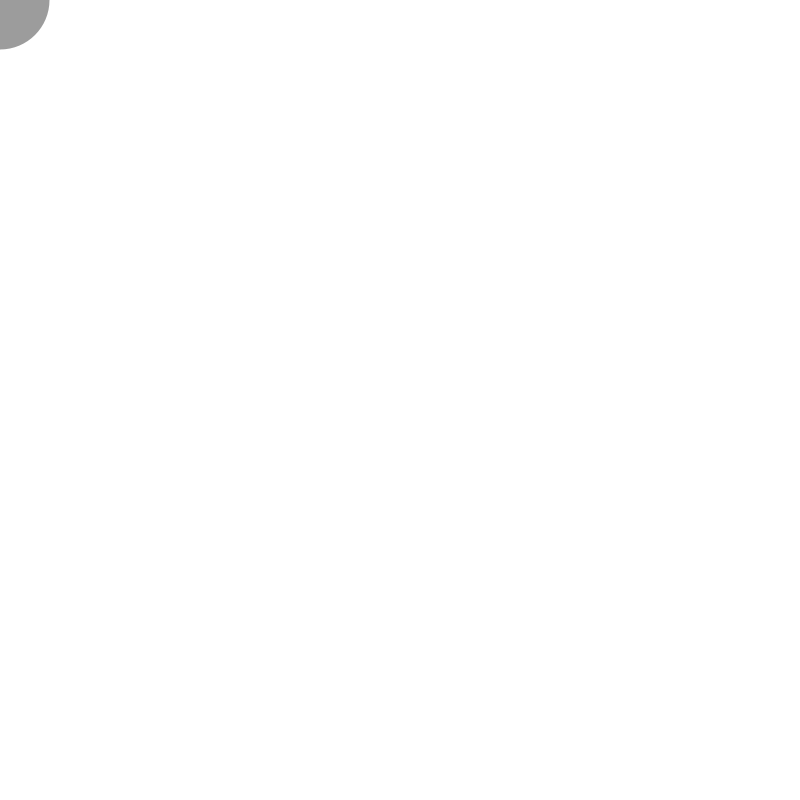
Frame 1 (no input)
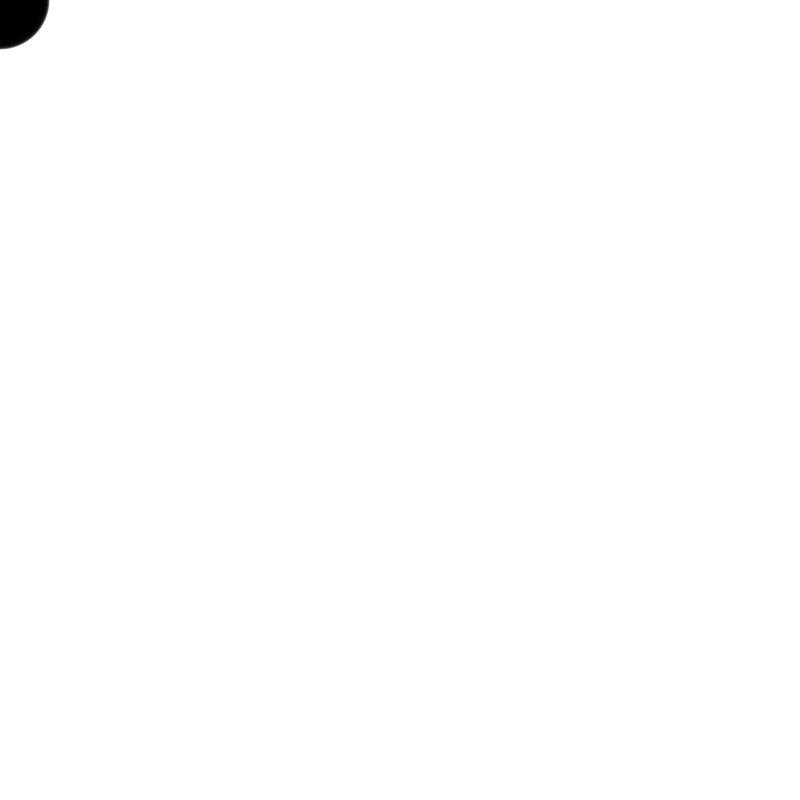
Frame 60 (the mouse pressed at the canvas centre just before this capture)
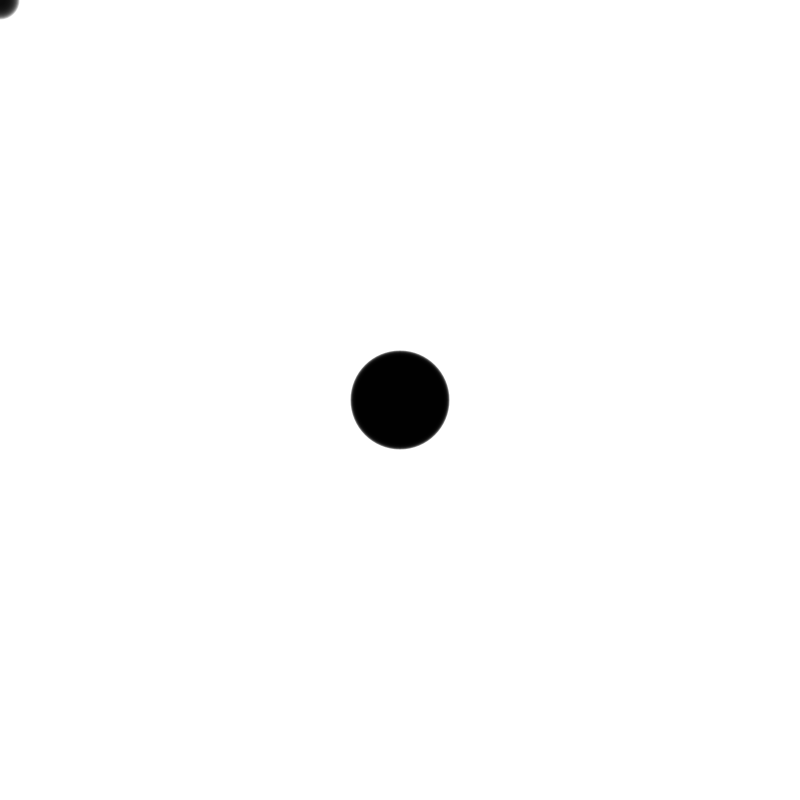
Frame 120 (the mouse held since frame 60 and released just before this capture)

The Processing sketch that drew these frames (run headless with seeded random() and noise(); from frame 60 on, the mouse is pressed at the canvas centre):

// Processing sketch: BallSchweif
// ── BallSchweif.pde
ArrayList<Ball> list;

void setup() {
  size(800, 800);
  background(255);
  list = new ArrayList();
  noStroke();
}


void draw() {
  background(255);

  list.add(new Ball(mouseX, mouseY, 100));

  for (int i = list.size()-1; i >= 0; i--) {
    if (list.get(i).finished()) {
      list.remove(i);
    } else {
      list.get(i).display();
    }
  }
}

// ── Ball.pde
class Ball {
  float x;
  float y;
  float speed;
  float gravity;
  float w;
  float life = 100;
  
  Ball(float tempX, float tempY, float tempW) {
    x = tempX;
    y = tempY;
    w = tempW;
    speed = 0;
    gravity = 0.1;
  }
  
  boolean finished() {
    // Balls fade out
    life--;
    if (life < 0) {
      return true;
    } else {
      return false;
    }
  }
  
  
  void display() {
    // Display the circle
    fill(0,life);
    //stroke(0,life);
    ellipse(x, y, life*w/100, life*w/100);
  }
} 
